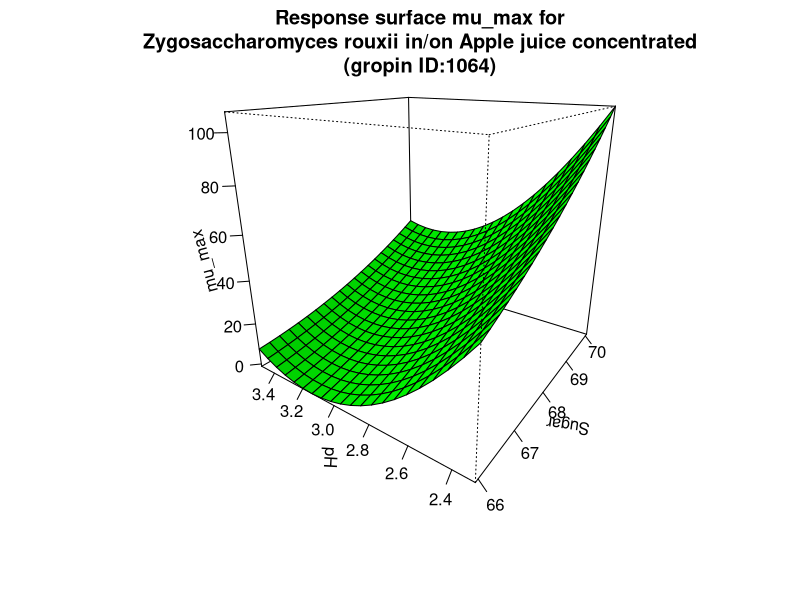

This figure's R source:
#############################
# start of Parameter script
#############################
Sugar <- seq(65.9340659340659,70.07,length.out=21)
pH <- seq(2.3023,3.4965034965035,length.out=21)
#############################
# end of Parameter script
#############################
############################# 
# start of Model script Gropin ID 1064 
#############################
 
# constant coefficients for this model
 
variables <- data.frame(Sugar,pH)
argumentsPar <- expand.grid(variables)
 
# heart of the model
response_surface <- function(Sugar,pH) {
   mumax <-4655.09141-141.06579*Sugar+1.23229*(Sugar^2)-89.94556*pH+71.96275*(pH^2)-5.50379*Sugar*pH

return(mumax=mumax)
} 

# output parameters
mumax <- cbind(argumentsPar,response_surface(argumentsPar['Sugar'],argumentsPar['pH']))
colnames(mumax) <- c(colnames(argumentsPar),'mumax')
#############################
# End of Model script
#############################
############################# 
# start of Visualisation script Gropin ID 1064 
#############################
persp(Sugar,pH,matrix(unlist(mumax$mumax),nrow=21),col = 'green',xlab='Sugar',ylab='pH',zlab='mu_max',main='Response surface mu_max for
Zygosaccharomyces rouxii in/on Apple juice concentrated
(gropin ID:1064)',theta=305,phi=20,shade=0.25,ticktype = 'detailed')
#############################
# End of Visualisation script
#############################
